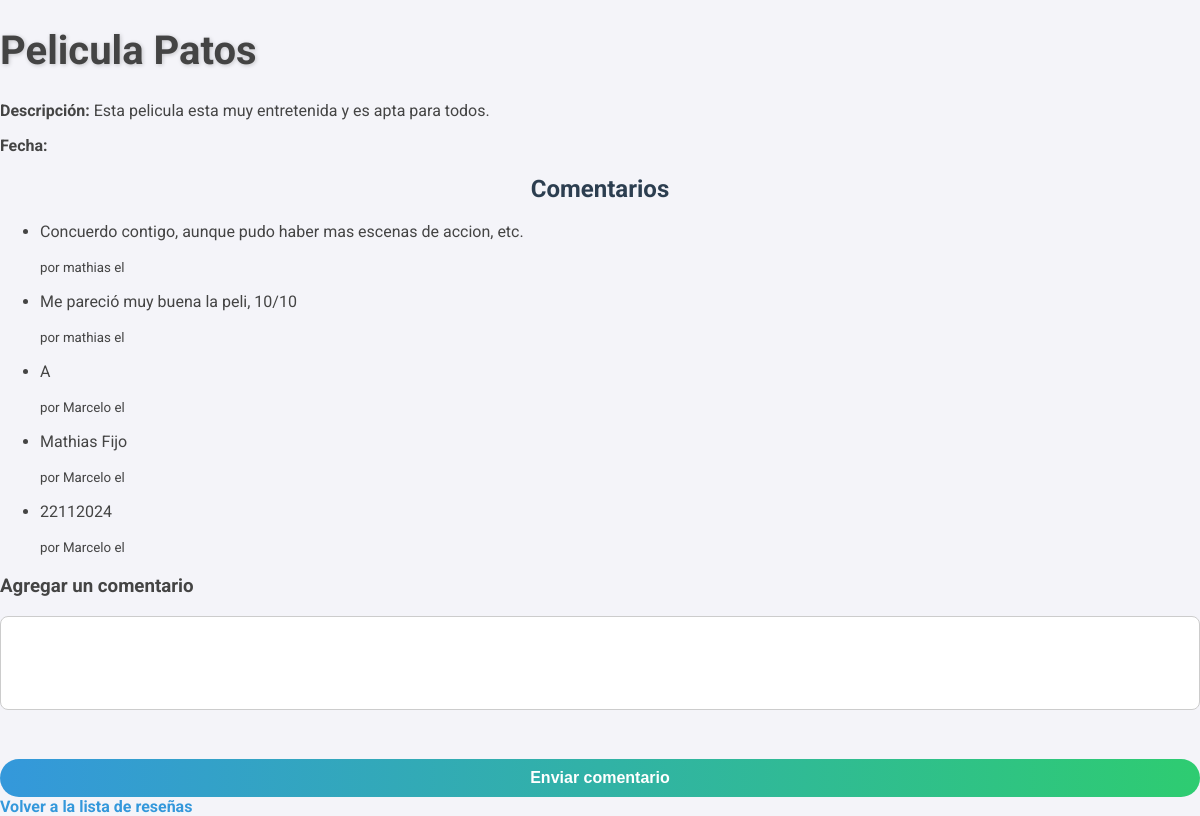
The page /reseña/3/ on the database its author committed.
### comentarios/models.py (models this page shows, shortened)
class Reseña(models.Model):
    titulo = models.CharField(max_length=100)
    descripcion = models.TextField()
    autor = models.ForeignKey(User, on_delete=models.CASCADE)
    imagen = models.ImageField(upload_to='imagenes_reseñas/', null=True, blank=True)  # Aquí agregamos el campo imagen

class Comentario(models.Model):
    reseña = models.ForeignKey('Reseña', on_delete=models.CASCADE, related_name='comentarios')
    autor = models.ForeignKey(User, on_delete=models.CASCADE)  # Este campo debería existir
    texto = models.TextField()
    fecha_creacion = models.DateTimeField(auto_now_add=True)

### comentarios/views.py (called while the page is built)
def detalle_reseña(request, reseña_id):
    reseña = get_object_or_404(Reseña, pk=reseña_id)
    comentarios = reseña.comentarios.all()
    return render(request, 'comentarios/detalle_reseña.html',{'reseña': reseña, 'comentarios': comentarios})

### comentarios/templates/comentarios/detalle_reseña.html (shortened to what this page needs)
<!DOCTYPE html>
<html lang="es">
<head>
    {% load static %}
    <link rel="stylesheet" href="{% static 'css/estilos.css' %}">
</head>
<body>
    <h1>{{ reseña.titulo }}</h1>
    <p><strong>Descripción:</strong> {{ reseña.descripcion }}</p>
    <p><strong>Fecha:</strong> {{ reseña.fecha_creacion }}</p>
    <h2>Comentarios</h2>
    {% if comentarios %}
        <ul>
            {% for comentario in comentarios %}
                <li>
                    <p>{{ comentario.texto }}</p>
                    <small>por {{ comentario.autor }} el {{ comentario.fecha }}</small>
                </li>
            {% endfor %}
        </ul>
    {% else %}
        <p>No hay comentarios.</p>
    {% endif %}
    <h3>Agregar un comentario</h3>
    <form action="{% url 'agregar_comentario' reseña.id %}" method="post">
        <textarea name="texto" rows="4" cols="50" required></textarea><br>
        <button type="submit">Enviar comentario</button>
    </form>
    <a href="{% url 'lista_reseñas' %}">Volver a la lista de reseñas</a>
</body>
</html>

### static/css/estilos.css (style rules this page uses)
body { font-family: 'Roboto', Arial, sans-serif; background-color: #f4f4f9; margin: 0; padding: 0; color: #444; }
h1 { font-size: 2.5rem; text-shadow: 1px 1px 4px rgba(0, 0, 0, 0.2); }
h2 { color: #2c3e50; text-align: center; }
form { display: flex; flex-direction: column; gap: 15px; }
input, textarea, button { font-size: 1rem; padding: 10px; border: 1px solid #ccc; border-radius: 8px; }
textarea { resize: none; }
button { background: linear-gradient(to right, #3498db, #2ecc71); color: white; font-size: 1rem; font-weight: bold; padding: 10px 20px; border: none; border-radius: 25px; cursor: pointer; transition: transform 0.2s ease-in-out, background 0.3s; }
a { color: #3498db; text-decoration: none; font-weight: bold; }

### rows shown on the page
Reseña: titulo "Pelicula Patos", descripcion "Esta pelicula esta muy entretenida y es apta para todos."
Comentario: texto "Concuerdo contigo, aunque pudo haber mas escenas de accion, etc.", autor "mathias"
Comentario: texto "Me pareció muy buena la peli, 10/10", autor "mathias"
Comentario: texto "A", autor "Marcelo"
Comentario: texto "Mathias Fijo", autor "Marcelo"
Comentario: texto "22112024", autor "Marcelo"
